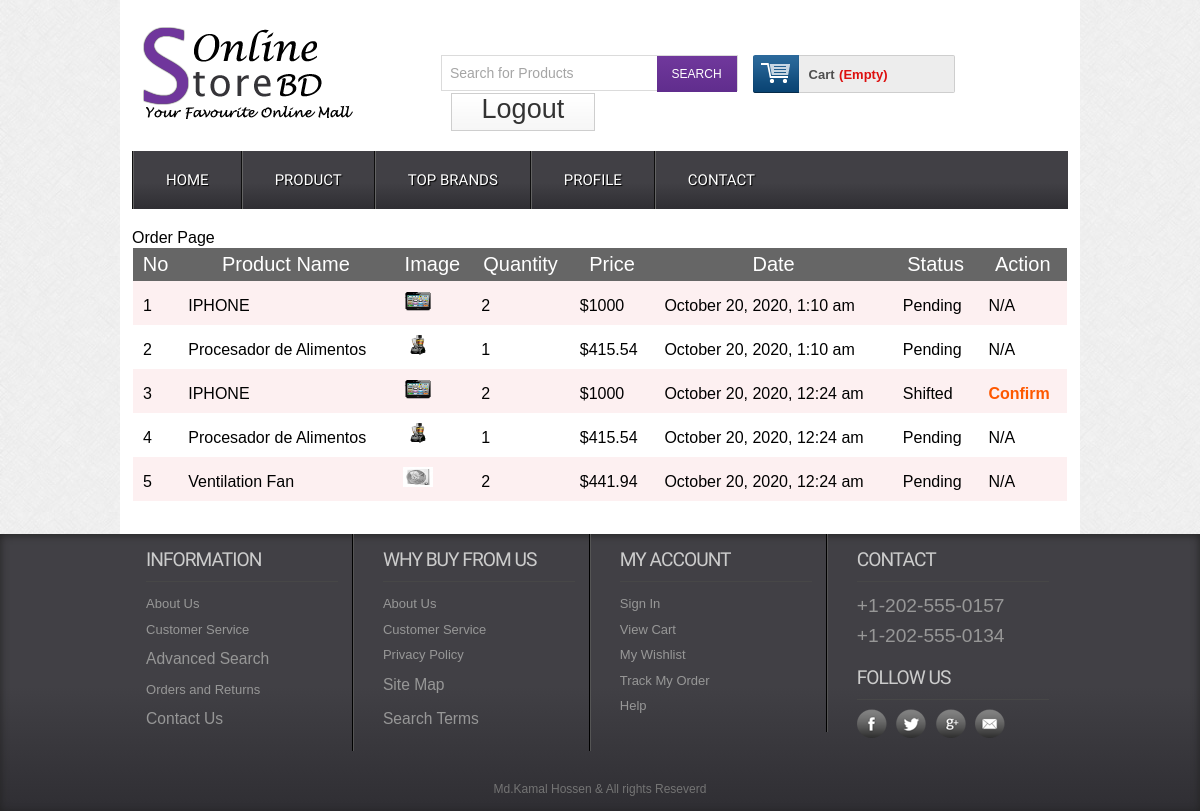
/orderdetails.php (signed in), run on the app's committed database.
### tables this page shows
CREATE TABLE `payorder` (
  `id` int(11) NOT NULL,
  `userId` int(11) NOT NULL,
  `productId` int(11) NOT NULL,
  `productName` varchar(255) NOT NULL,
  `quantity` int(11) NOT NULL,
  `price` float NOT NULL,
  `image` varchar(255) NOT NULL,
  `date` datetime NOT NULL DEFAULT current_timestamp(),
  `status` int(11) NOT NULL DEFAULT 0
);

### classes/Cart.php (called while the page is built, shortened)
<?php
	$filepath = realpath(dirname(__FILE__));
	include_once ($filepath.'/../lib/Database.php');
	include_once ($filepath.'/../helpers/format.php');
class Cart
{
	private $db;
	public function __construct()
	{
		$this->db = new Database();
	}
	public function getOrderProduct($userId){
		$query = "SELECT * FROM payorder ORDER BY date DESC";
		$result = $this->db->select($query);
		return $result;
	}
}

### lib/Database.php (called while the page is built, shortened)
<?php
Class Database{
    public $host   = DB_HOST;
    public $user   = DB_USER;
    public $pass   = DB_PASS;
    public $dbname = DB_NAME;
    public $link;
    private function connectDB(){
        $this->link = new mysqli($this->host, $this->user, $this->pass,
            $this->dbname);
    }
    public function select($query){
        $result = $this->link->query($query) or
        die($this->link->error.__LINE__);
        if($result->num_rows > 0){
            return $result;
        } else {
            return false;
        }
    }
}

### lib/session.php (called while the page is built, shortened)
<?php
class Session{
   public static function get($key){
      if (isset($_SESSION[$key])) {
       return $_SESSION[$key];
      } else {
       return false;
      }
   }
}
?>

### helpers/format.php (called while the page is built, shortened)
<?php
class Format{
   public function formatDate($date){
      return date('F j, Y, g:i a', strtotime($date));
   }
}
?>

### orderdetails.php (the view, shortened to what this page needs)
<?php
	include('inc/header.php');
?>
 <div class="main">
    <div class="content">
    	<div class="cartoption">
			<div class="section group">
				<div class="order">
					<h1>Order Page</h1>
					  <table class="tblone">
						<tr>
							<th>No</th>
							<th>Product Name</th>
							<th>Image</th>
							<th>Quantity</th>
							<th>Price</th>
							<th>Date</th>
							<th>Status</th>
							<th>Action</th>
						</tr>
						<?php
						$userId = Session::get("userId");
						$getOrder = $ct->getOrderProduct($userId);
						if ($getOrder) {
							$i   = 0;
							while ($result = $getOrder->fetch_assoc()) {
								$i++;
						?>
						<tr">
							<td><?php echo $i; ?></td>
							<td><?php echo $result['productName']; ?></td>
							<td><img src="admin/<?php echo $result['image']; ?>" alt=""/></td>
							<td><?php echo $result['quantity']; ?></td>
							<td>$<?php echo $result['price']; ?> </td>
							<td><?php echo $fm->formatDate($result['date']); ?></td>
							<td>
								<?php
								if ($result['status'] == '0') {
									echo "Pending";
								}elseif($result['status'] == '1'){
									echo "Shifted";
								 }else{
									echo "Ok";
								}
								?>
							</td>
								<?php
								if ($result['status'] == '1') {?>
									<td><a href="?customerId=<?php echo $userId; ?>&price=<?php echo $result['price']; ?>&time=<?php echo $result['date']; ?>">Confirm</a></td>
								<?php }elseif ($result['status'] == '2') { ?>
									<td>Ok</td>
								<?php }elseif ($result['status'] == '0') { ?>
									<td>N/A</td>
								<?php } ?>
					<?php } }?>
					</table>
				</div>
			</div>
    	</div>
    </div>
 </div>
<?php
    include ('inc/footer.php');
?>

### css/style.css (style rules this page uses)
html,body,div,span,applet,object,iframe,h1,h2,h3,h4,h5,h6,p,blockquote,pre,a,abbr,acronym,address,big,cite,code,del,dfn,em,img,ins,kbd,q,s,samp,small,strike,strong,sub,sup,tt,var,b,u,i,dl,dt,dd,ol,nav ul,nav li,fieldset,form,label,legend,table,caption,tbody,tfoot,thead,tr,th,td,article,aside,canvas,details,embed,figure,figcaption,footer,header,hgroup,menu,nav,output,ruby,section,summary,time,mark,audio,video { margin:0;padding:0;border:0;font-size:100%;font:inherit;vertical-align:baseline; }
table { border-collapse:collapse;border-spacing:0; }
a { text-decoration:none; }
img { max-width:100%; }
body { font-family:Arial, Helvetica, sans-serif; background:url(../images/body_bg3.jpg); }
.section { clear: both; padding: 0px; margin: 0px; }
.group:before, .group:after { content:""; display:table; }
.group:after { clear:both; }
.group { zoom:1; }
.content { padding:20px 0; background:#FFF; }
.tblone { border: 1px solid #fff; margin-bottom: 12px; width: 100%; }
.tblone th { background: #666 none repeat scroll 0 0; color: #fff; font-size: 20px; padding: 5px 8px; text-align: center; }
.tblone td { padding:10px;text-align:center; }
table.tblone tr:nth-child(2n+1) { background:#fff;height:30px; }
table.tblone a { color: #fe5800; font-weight: bold; text-decoration: none; }
table.tblone img { height: 20px; width: 30px; }

### orderdetails.php (style rules this page uses)
.tblone tr td { text-align: justify; }

### data on the page
payorder: productName "IPHONE", image (picture), quantity "2", price "1000", date "October 20, 2020, 1:10 am", status "Pending"
payorder: productName "Procesador de Alimentos", image (picture), quantity "1", price "415.54", date "October 20, 2020, 1:10 am", status "Pending"
payorder: productName "IPHONE", image (picture), quantity "2", price "1000", date "October 20, 2020, 12:24 am", status "Shifted"
payorder: productName "Procesador de Alimentos", image (picture), quantity "1", price "415.54", date "October 20, 2020, 12:24 am", status "Pending"
payorder: productName "Ventilation Fan", image (picture), quantity "2", price "441.94", date "October 20, 2020, 12:24 am", status "Pending"
